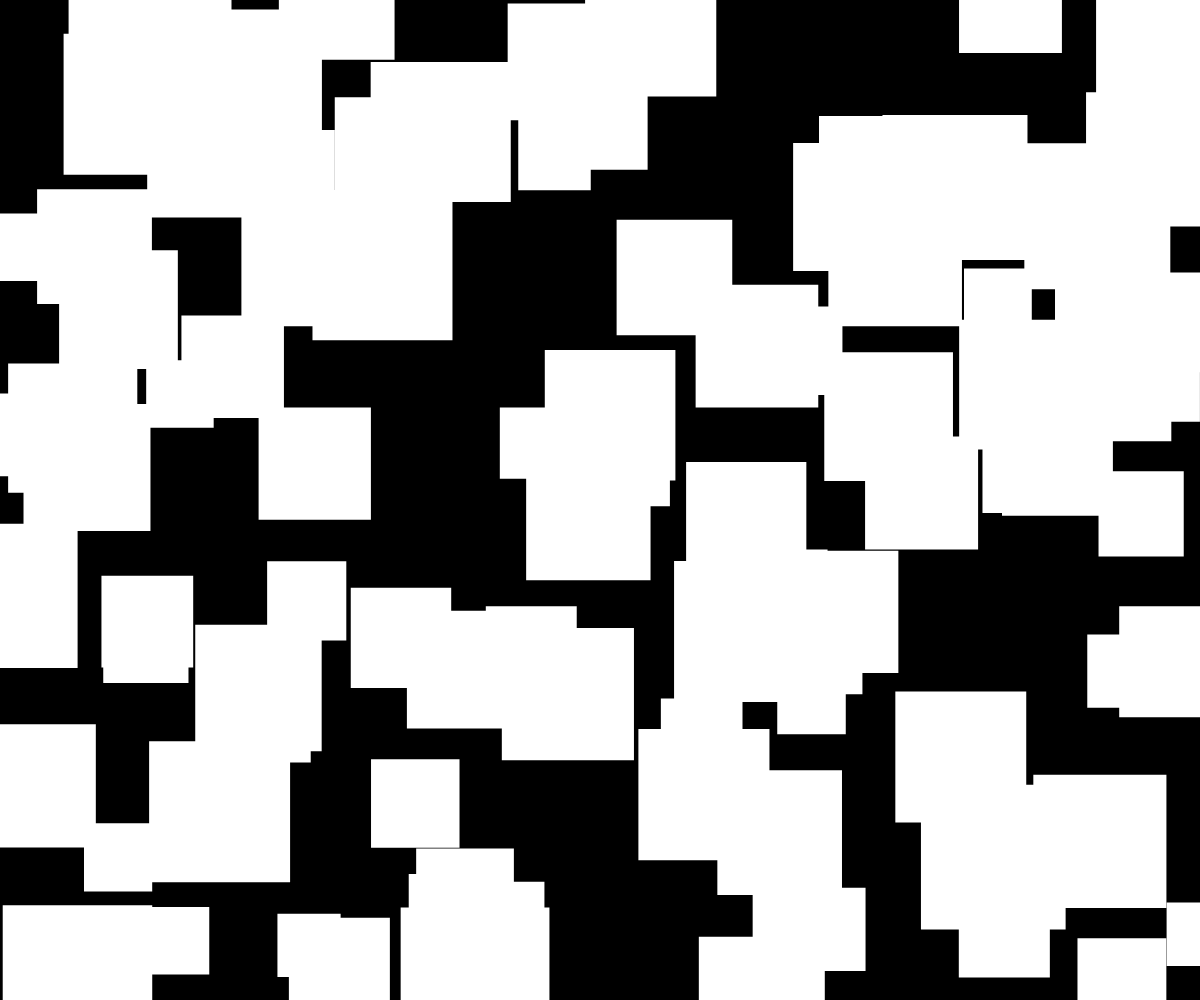
Frame 1 (no input)
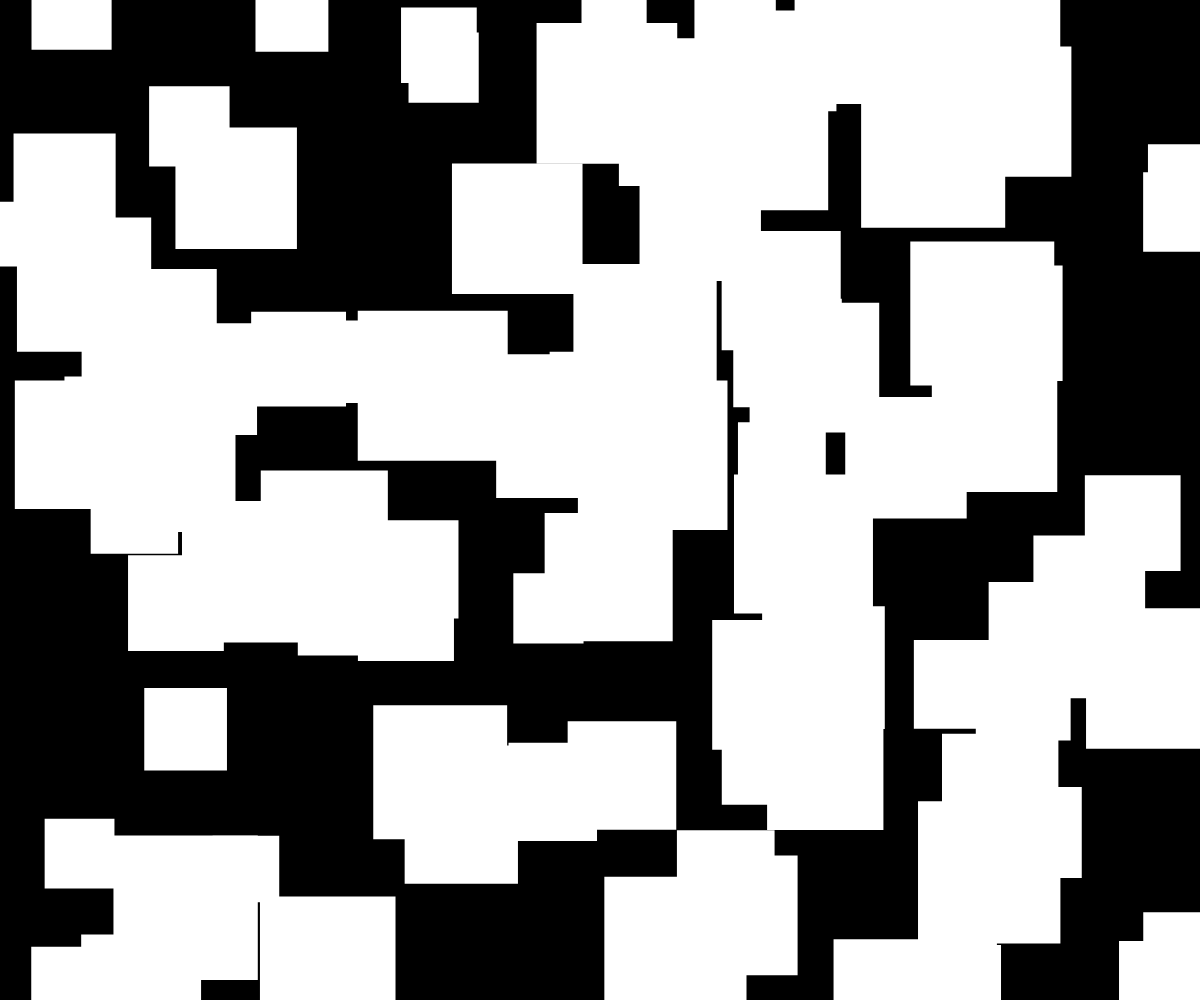
Frame 60 (no input)
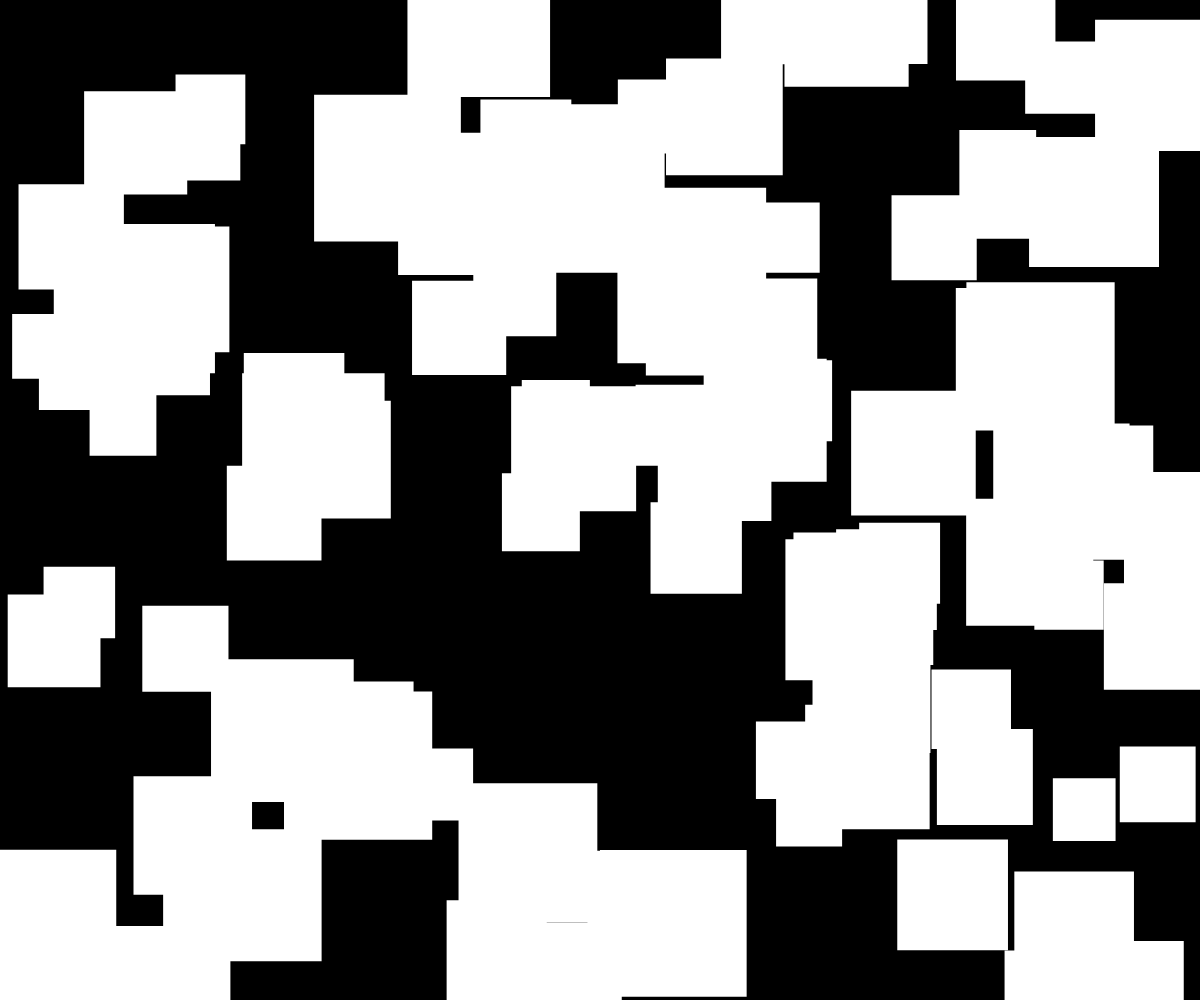
Frame 120 (the mouse pressed at the canvas centre since frame 60)

The p5.js sketch that drew these frames (run headless with seeded random() and noise() and a simulated clock; from frame 60 on, the mouse is pressed at the canvas centre):

// p5.js sketch
// ── sketch.js
function setup() {
  pixelDensity(1);
  createCanvas(windowWidth, windowHeight);
  short = min(width, height);
  long = max(width, height);
  rectMode(CENTER);
}

function draw() {
  background(0);
  noStroke();
  fill(255);
  for (i = 0; i < 100; i++) {
    randX = random(width);
    randY = random(height);
    rectSize = random(short / 16, long / 8);
    rect(randX, randY, rectSize, rectSize);
  }

}

function windowResized() {
  setup();
}
